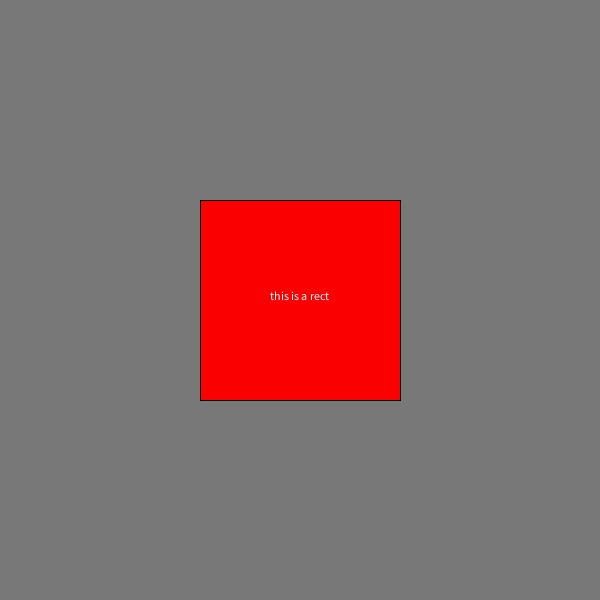
Frame 1 (no input)
Frame 60 (the mouse pressed at the canvas centre just before this capture): identical to frame 1, image omitted
Frame 120 (the mouse held since frame 60 and released just before this capture): identical to frame 1, image omitted

The Processing sketch that drew this single still picture (run headless with seeded random() and noise(); from frame 60 on, the mouse is pressed at the canvas centre):

// Processing sketch: HaoSun_s1
// ── HaoSun_s1.pde
int rectSize = 200;
boolean overRect = false;
boolean changed = false;

void setup(){
  size(600, 600);
  background(120);
  surface.setResizable(true);
}

void draw(){
  rectMode(CENTER);
  fill(250,0,0);
  rect(300,300,rectSize,rectSize);
  
  fill(255,255,255);
  textAlign(CENTER);
  text("this is a rect", 300, 300);
}

// Test if the mouse is over the rect
void mouseOnRect(){
  if (mouseX > 300 - rectSize/2 && mouseX < 300 + rectSize/2 && 
      mouseY > 300 - rectSize/2 && mouseY < 300 + rectSize/2) {
    overRect = true; }
  else{
    overRect = false;}
}

void mousePressed() {
  mouseOnRect(); 
  //&& !changed
  if(overRect){  
    if(changed)
    {
      background(120);  
      changed = false;
    }
    else
    {
      background(0);
      changed = true;
    }
  }
}

//if (mousePressed) {
  //  stroke(255);
  //} else {
  //  stroke(120);
  //}
  //line(mouseX-66, mouseY, mouseX+66, mouseY);
  //line(mouseX, mouseY-66, mouseX, mouseY+66); 
  ////ellipseMode(CENTER);
  //fill(250,0,0);
  //ellipse(300,300,200,200);
  //fill(255,255,255);
  //ellipse(300,300,40,40);
  //text("123",200,200);

  //fill(255);
  //rect(200, 200, 200, 200);
  
  //char letter = char(0);
  //text(letter, 200, 200);
